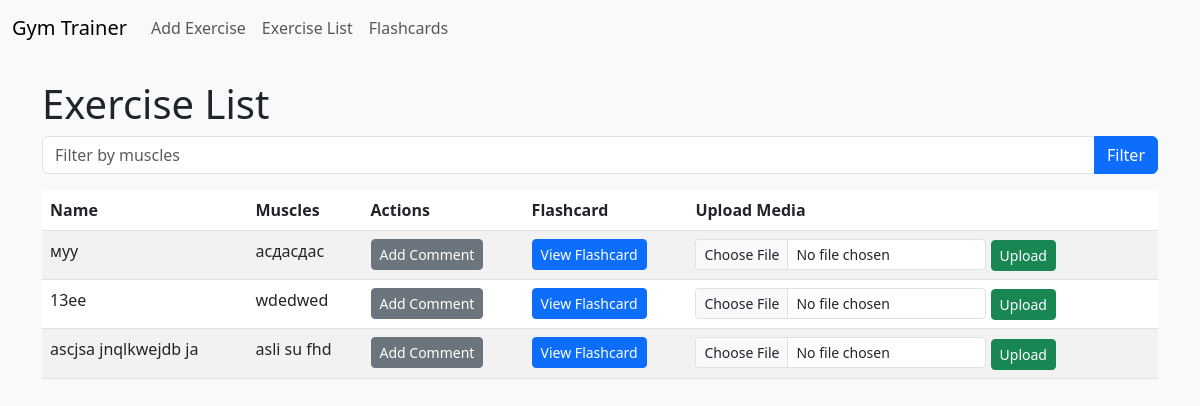
/list/, run on an earlier commit of the app's database.
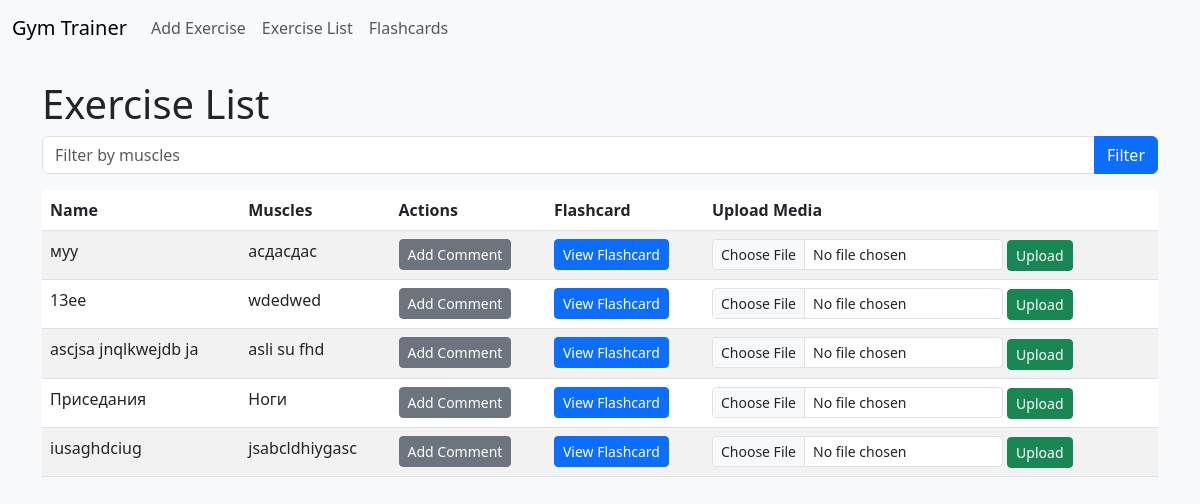
And on a later commit of the database.
### exercises/models.py (models this page shows, shortened)
class Exercise(models.Model):
    name = models.CharField(max_length=100)
    description = models.TextField(max_length=500)
    muscles = models.CharField(max_length=100)
    created_at = models.DateTimeField(auto_now_add=True)
    media_file = models.FileField(upload_to='exercise_media/', blank=True, null=True)

### exercises/views.py (the view)
# urls.py: path('list/', views.exercise_list, name='exercise_list'),
def exercise_list(request):
    muscles = request.GET.get('muscles', '')
    exercises = Exercise.objects.all()
    if muscles:
        exercises = exercises.filter(muscles__icontains=muscles)
    return render(request, 'exercise_list.html', {'exercises': exercises, 'muscles': muscles})

### exercises/templates/exercise_list.html (shortened to what this page needs)
{% extends 'base.html' %}
{% block content %}
<h1>Exercise List</h1>
<form method="get" class="mb-3">
    <div class="input-group">
        <input type="text" name="muscles" class="form-control" placeholder="Filter by muscles" value="{{ muscles }}">
        <button type="submit" class="btn btn-primary">Filter</button>
    </div>
</form>
<table class="table table-striped">
    <thead>
        <tr>
            <th>Name</th>
            <th>Muscles</th>
            <th>Actions</th>
            <th>Flashcard</th>
            <th>Upload Media</th>
        </tr>
    </thead>
    <tbody>
        {% for exercise in exercises %}
        <tr>
            <td>{{ exercise.name }}</td>
            <td>{{ exercise.muscles }}</td>
            <td><a href="{% url 'add_comment' exercise.id %}" class="btn btn-sm btn-secondary">Add Comment</a></td>
            <td><a href="{% url 'flashcards' %}?id={{ exercise.id }}" class="btn btn-sm btn-primary">View Flashcard</a></td>
            <td>
                <form method="post" enctype="multipart/form-data" action="{% url 'upload_media' exercise.id %}">
                    <input type="file" name="media_file" accept=".gif,.jpg,.png" class="form-control form-control-sm d-inline" style="width: auto;">
                    <button type="submit" class="btn btn-sm btn-success">Upload</button>
                </form>
            </td>
        </tr>
        {% empty %}
        <tr><td colspan="5">No exercises yet.</td></tr>
        {% endfor %}
    </tbody>
</table>
{% endblock %}

What changed in the data, as far as the page shows it:
added Exercise: name "Приседания", muscles "Ноги"
added Exercise: name "iusaghdciug", muscles "jsabcldhiygasc"
